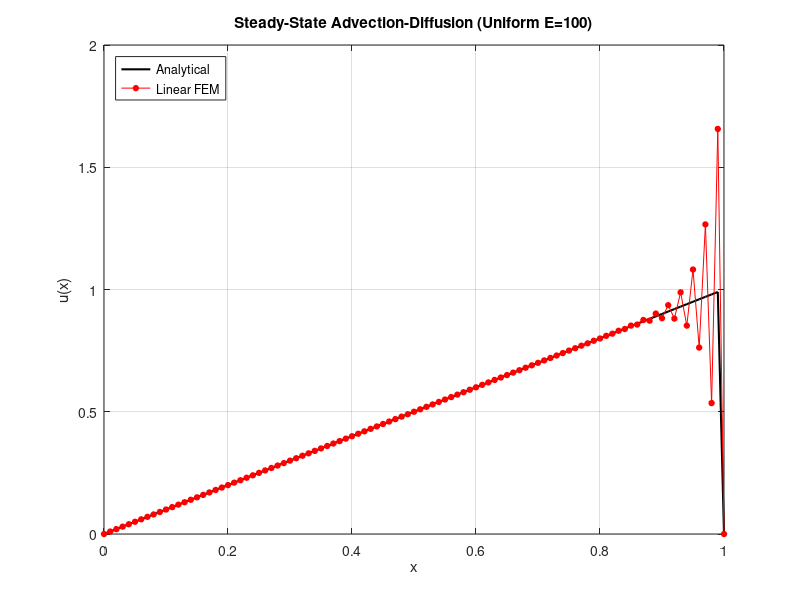

Source code (MATLAB):
% --- Parameters ---
L = 1.0;
c = 1.0;
nu = 1e-3;
f = 1.0;
E = 100;         % Number of elements
N = E + 1;       % Number of global nodes
h = L / E;       % Uniform element length

x = linspace(0, L, N)';


K = sparse(N, N); 
F = zeros(N, 1);

% --- Assembly Process ---
for e = 1:E
    % Local matrices
    A_e = (1.0 / h) * [1.0, -1.0; -1.0, 1.0];
    C_e = 0.5 * [-1.0, 1.0; -1.0, 1.0];
    
    % Combined local stiffness
    K_e = nu * A_e + c * C_e;
    
    % Local load vector
    F_e = (f * h / 2.0) * [1.0; 1.0];
    
   
    idx = [e, e+1]; 
    K(idx, idx) = K(idx, idx) + K_e;
    F(idx) = F(idx) + F_e;
end

% --- Apply Dirichlet Boundary Conditions ---
% u(0) = 0
K(1, :) = 0.0;
K(1, 1) = 1.0;
F(1) = 0.0;

% u(L) = 0
K(end, :) = 0.0;
K(end, end) = 1.0;
F(end) = 0.0;

% --- Solve the Linear System ---
u_h = K \ F;

% --- Analytical Solution ---
% Using the stable approximation to avoid exp(1000) overflow
u_ex = x - exp((c / nu) * (x - L));
u_ex(1) = 0.0;   % Enforce exact BC at x=0
u_ex(end) = 0.0; % Enforce exact BC at x=1

% --- Calculate Error ---
interior_idx = 2:(N-1);
rel_error = abs(u_ex(interior_idx) - u_h(interior_idx)) ./ abs(u_ex(interior_idx));
max_rel_error = max(rel_error);

fprintf('Maximum pointwise relative error: %.4e\n', max_rel_error);

% --- Plotting ---
figure;
plot(x, u_ex, 'k-', 'LineWidth', 1.5); hold on;
plot(x, u_h, 'ro-', 'MarkerSize', 4, 'MarkerFaceColor', 'r');
title('Steady-State Advection-Diffusion (Uniform E=100)');
xlabel('x');
ylabel('u(x)');
legend('Analytical', 'Linear FEM', 'Location', 'NorthWest');
grid on;
hold off;
